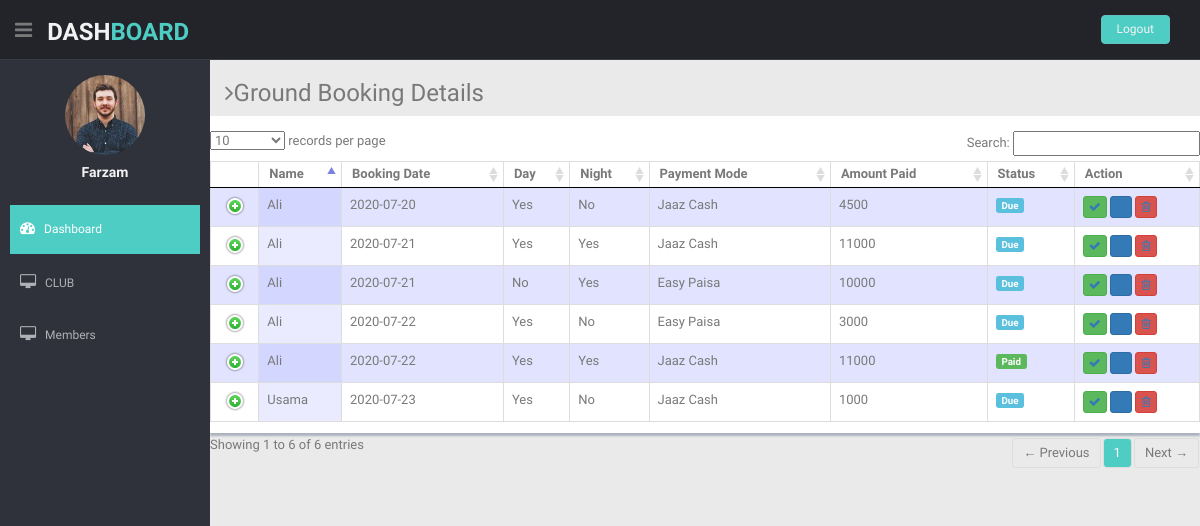
The page /Dashboard/groundBooking.php (signed in) on the database its author committed.
### tables this page shows
CREATE TABLE `ground_booking` (
  `id` int(11) NOT NULL,
  `ground_code` int(11) NOT NULL,
  `member_code` int(11) NOT NULL,
  `booking_date` date NOT NULL,
  `Day` varchar(15) DEFAULT NULL,
  `Night` varchar(15) DEFAULT NULL,
  `payment_mode` varchar(25) NOT NULL,
  `amount_paid` int(11) NOT NULL,
  `decision` varchar(15) NOT NULL
);

CREATE TABLE `register_member` (
  `member_code` int(11) NOT NULL,
  `member_name` varchar(100) NOT NULL,
  `joining_date` date NOT NULL,
  `member_cont1` varchar(11) NOT NULL,
  `member_cont2` varchar(11) DEFAULT NULL,
  `member_cnic` varchar(13) NOT NULL,
  `member_address` varchar(250) NOT NULL
);

### Dashboard/groundBooking.php (the view, shortened to what this page needs)
<?php include 'connection.php';
    $q = "SELECT * FROM `ground_booking`";
    $r = mysqli_query($conn,$q);
?>
<!DOCTYPE html>
<html lang="en">
<head>
  <link href="lib/bootstrap/css/bootstrap.min.css" rel="stylesheet">
  <link href="lib/font-awesome/css/font-awesome.css" rel="stylesheet" />
  <link href="lib/advanced-datatable/css/demo_page.css" rel="stylesheet" />
  <link href="lib/advanced-datatable/css/demo_table.css" rel="stylesheet" />
  <link rel="stylesheet" href="lib/advanced-datatable/css/DT_bootstrap.css" />
  <link href="css/style.css" rel="stylesheet">
  <link href="css/style-responsive.css" rel="stylesheet">
</head>
<body>
  <section id="container">
      <?php include 'header.php'; ?>
    <section id="main-content">
      <section class="wrapper">
        <h3><i class="fa fa-angle-right"></i>Ground Booking Details</h3>
        <div class="row mb">
          <div class="content-panel">
            <div class="adv-table">
              <table cellpadding="0" cellspacing="0" border="0" class="display table table-bordered" id="hidden-table-info">
            <thead>
                  <tr>
                    <th>Name</th>
                    <th>Booking Date</th>
                    <th>Day</th>
                    <th>Night</th>
                    <th>Payment Mode</th>
                    <th>Amount Paid</th>
                    <th>Status</th>
                    <th>Action</th>
                  </tr>
            </thead>
            <tbody>
            <?php while($row = mysqli_fetch_assoc($r)) {?>
                  <tr>
                    <?php
                      $q1 = "SELECT * FROM `register_member` WHERE `member_code`='$row[member_code]'";
                      $r1 = mysqli_query($conn,$q1);
                      $row2 = mysqli_fetch_assoc($r1);
                    ?>
                    <td><?php echo $row2['member_name']; ?></td>
                    <td><?php echo $row['booking_date']; ?></td>
                    <td><?php echo $row['Day']; ?></td>
                    <td><?php echo $row['Night']; ?></td>
                    <td><?php echo $row['payment_mode']; ?></td>
                    <td><?php echo $row['amount_paid']; ?></td>
                    <?php if($row['decision'] == "Wait") {?>
                        <td><span class="label label-info label-mini">Due</span></td>
                    <?php }  ?>
                    <?php if($row['decision'] == "Confirmed") {?>
                        <td><span class="label label-success label-mini">Paid</span></td>
                    <?php }  ?>
                    <td>
                      <button class="btn btn-success btn-xs"><a href="groundBookingEdit&Delete.php?id=<?php echo $row['id']?>&stat=Paid"><i class="fa fa-check"></i></a></button>
                      <button class="btn btn-primary btn-xs"><a href="groundBookingEdit&Delete.php?id=<?php echo $row['id']?>&stat=Pending"><i class="fa fa-pencil"></i></a></button>
                      <button class="btn btn-danger btn-xs"><a href="groundBookingEdit&Delete.php?id=<?php echo $row['id']?>&stat=Delete"><i class="fa fa-trash-o "></i></a></button>
                    </td>
                    <?php } ?>
                 </tr>
            </tbody>
              </table>
            </div>
          </div>
        </div>
      </section>
    </section>
  </section>
</body>
</html>

### Dashboard/css/style.css (style rules this page uses)
body { color: #797979; background: #eaeaea; font-family: 'Ruda', sans-serif; padding: 0px !important; margin: 0px !important; font-size:13px; }
a, a:hover, a:focus { text-decoration: none; outline: none; }
#container { width: 100%; height: 100%; }
.mb { margin-bottom: 25px; }
#main-content { margin-left: 210px; }
.wrapper { display: inline-block; margin-top: 60px; padding-left: 15px; padding-right: 15px; padding-bottom: 15px; padding-top: 0px; width: 100%; }
.content-panel { background: #ffffff; box-shadow: 0px 3px 2px #aab2bd; padding-top: 15px; padding-bottom: 5px; }

### rows shown on the page
ground_booking: member_code.member_name "Ali", booking_date "2020-07-20", Day "Yes", Night "No", payment_mode "Jaaz Cash", amount_paid "4500", decision "Due"
ground_booking: member_code.member_name "Ali", booking_date "2020-07-21", Day "Yes", Night "Yes", payment_mode "Jaaz Cash", amount_paid "11000", decision "Due"
ground_booking: member_code.member_name "Ali", booking_date "2020-07-21", Day "No", Night "Yes", payment_mode "Easy Paisa", amount_paid "10000", decision "Due"
ground_booking: member_code.member_name "Ali", booking_date "2020-07-22", Day "Yes", Night "No", payment_mode "Easy Paisa", amount_paid "3000", decision "Due"
ground_booking: member_code.member_name "Ali", booking_date "2020-07-22", Day "Yes", Night "Yes", payment_mode "Jaaz Cash", amount_paid "11000", decision "Paid"
ground_booking: member_code.member_name "Usama", booking_date "2020-07-23", Day "Yes", Night "No", payment_mode "Jaaz Cash", amount_paid "1000", decision "Due"

### other values the page prints
$_SESSION['name'] "Farzam"
